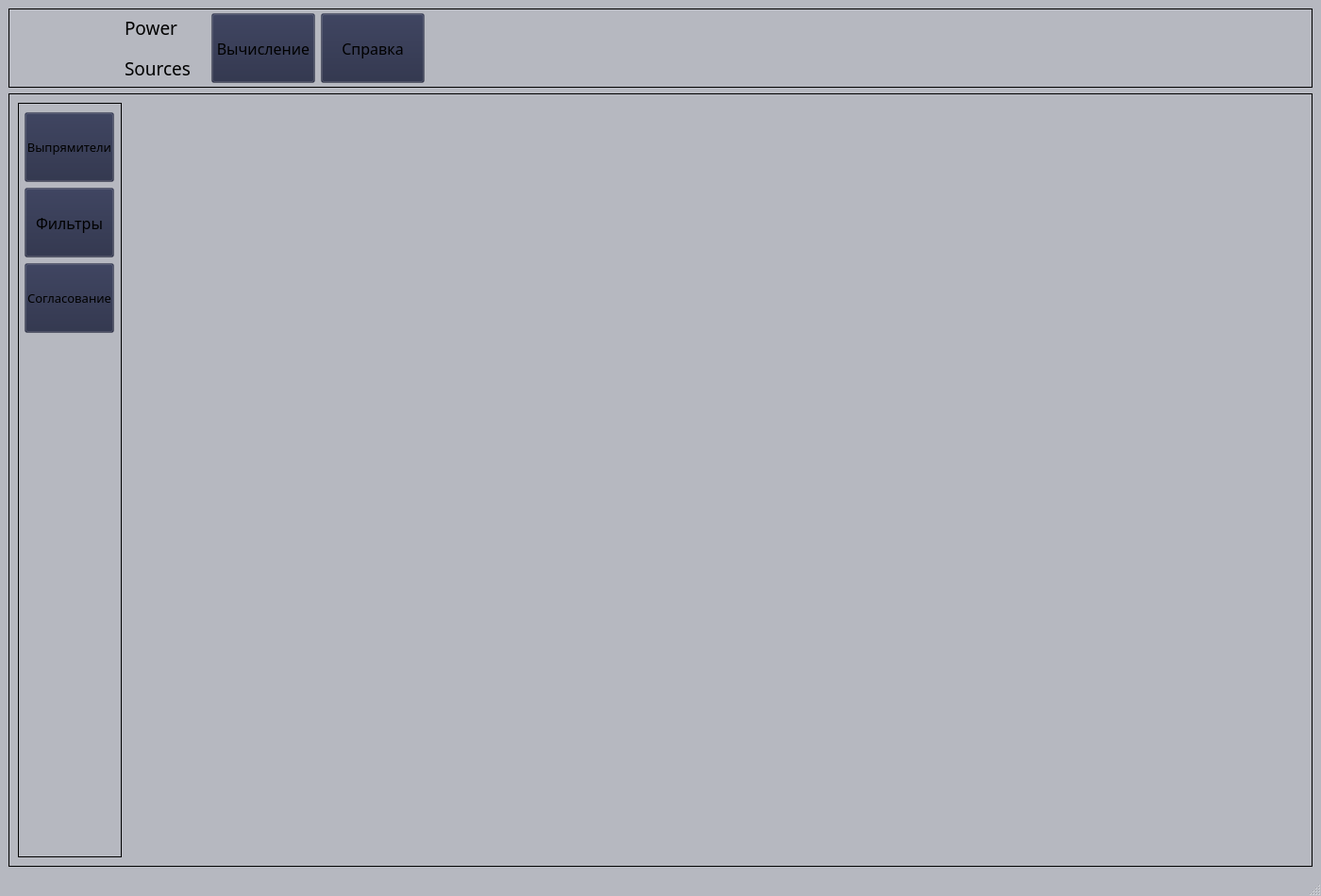
<?xml version="1.0" encoding="UTF-8"?>
<ui version="4.0">
 <class>MainPowerSources</class>
 <widget class="QMainWindow" name="MainPowerSources">
  <property name="windowModality">
   <enum>Qt::WindowModal</enum>
  </property>
  <property name="geometry">
   <rect>
    <x>0</x>
    <y>0</y>
    <width>1400</width>
    <height>950</height>
   </rect>
  </property>
  <property name="sizePolicy">
   <sizepolicy hsizetype="Fixed" vsizetype="Fixed">
    <horstretch>0</horstretch>
    <verstretch>0</verstretch>
   </sizepolicy>
  </property>
  <property name="minimumSize">
   <size>
    <width>1400</width>
    <height>950</height>
   </size>
  </property>
  <property name="palette">
   <palette>
    <active>
     <colorrole role="WindowText">
      <brush brushstyle="SolidPattern">
       <color alpha="255">
        <red>0</red>
        <green>0</green>
        <blue>0</blue>
       </color>
      </brush>
     </colorrole>
     <colorrole role="Button">
      <brush brushstyle="SolidPattern">
       <color alpha="85">
        <red>36</red>
        <green>41</green>
        <blue>67</blue>
       </color>
      </brush>
     </colorrole>
     <colorrole role="Midlight">
      <brush brushstyle="SolidPattern">
       <color alpha="255">
        <red>206</red>
        <green>206</green>
        <blue>206</blue>
       </color>
      </brush>
     </colorrole>
     <colorrole role="Dark">
      <brush brushstyle="SolidPattern">
       <color alpha="255">
        <red>167</red>
        <green>167</green>
        <blue>167</blue>
       </color>
      </brush>
     </colorrole>
     <colorrole role="Mid">
      <brush brushstyle="SolidPattern">
       <color alpha="255">
        <red>204</red>
        <green>204</green>
        <blue>204</blue>
       </color>
      </brush>
     </colorrole>
     <colorrole role="Text">
      <brush brushstyle="SolidPattern">
       <color alpha="255">
        <red>0</red>
        <green>0</green>
        <blue>0</blue>
       </color>
      </brush>
     </colorrole>
     <colorrole role="ButtonText">
      <brush brushstyle="SolidPattern">
       <color alpha="255">
        <red>0</red>
        <green>0</green>
        <blue>0</blue>
       </color>
      </brush>
     </colorrole>
     <colorrole role="Base">
      <brush brushstyle="SolidPattern">
       <color alpha="85">
        <red>36</red>
        <green>41</green>
        <blue>67</blue>
       </color>
      </brush>
     </colorrole>
     <colorrole role="Window">
      <brush brushstyle="SolidPattern">
       <color alpha="85">
        <red>36</red>
        <green>41</green>
        <blue>67</blue>
       </color>
      </brush>
     </colorrole>
     <colorrole role="Shadow">
      <brush brushstyle="SolidPattern">
       <color alpha="255">
        <red>0</red>
        <green>0</green>
        <blue>0</blue>
       </color>
      </brush>
     </colorrole>
     <colorrole role="AlternateBase">
      <brush brushstyle="SolidPattern">
       <color alpha="255">
        <red>223</red>
        <green>223</green>
        <blue>223</blue>
       </color>
      </brush>
     </colorrole>
     <colorrole role="PlaceholderText">
      <brush brushstyle="SolidPattern">
       <color alpha="128">
        <red>0</red>
        <green>0</green>
        <blue>0</blue>
       </color>
      </brush>
     </colorrole>
    </active>
    <inactive>
     <colorrole role="WindowText">
      <brush brushstyle="SolidPattern">
       <color alpha="255">
        <red>0</red>
        <green>0</green>
        <blue>0</blue>
       </color>
      </brush>
     </colorrole>
     <colorrole role="Button">
      <brush brushstyle="SolidPattern">
       <color alpha="85">
        <red>36</red>
        <green>41</green>
        <blue>67</blue>
       </color>
      </brush>
     </colorrole>
     <colorrole role="Midlight">
      <brush brushstyle="SolidPattern">
       <color alpha="255">
        <red>206</red>
        <green>206</green>
        <blue>206</blue>
       </color>
      </brush>
     </colorrole>
     <colorrole role="Dark">
      <brush brushstyle="SolidPattern">
       <color alpha="255">
        <red>167</red>
        <green>167</green>
        <blue>167</blue>
       </color>
      </brush>
     </colorrole>
     <colorrole role="Mid">
      <brush brushstyle="SolidPattern">
       <color alpha="255">
        <red>204</red>
        <green>204</green>
        <blue>204</blue>
       </color>
      </brush>
     </colorrole>
     <colorrole role="Text">
      <brush brushstyle="SolidPattern">
       <color alpha="255">
        <red>0</red>
        <green>0</green>
        <blue>0</blue>
       </color>
      </brush>
     </colorrole>
     <colorrole role="ButtonText">
      <brush brushstyle="SolidPattern">
       <color alpha="255">
        <red>0</red>
        <green>0</green>
        <blue>0</blue>
       </color>
      </brush>
     </colorrole>
     <colorrole role="Base">
      <brush brushstyle="SolidPattern">
       <color alpha="85">
        <red>36</red>
        <green>41</green>
        <blue>67</blue>
       </color>
      </brush>
     </colorrole>
     <colorrole role="Window">
      <brush brushstyle="SolidPattern">
       <color alpha="85">
        <red>36</red>
        <green>41</green>
        <blue>67</blue>
       </color>
      </brush>
     </colorrole>
     <colorrole role="Shadow">
      <brush brushstyle="SolidPattern">
       <color alpha="255">
        <red>0</red>
        <green>0</green>
        <blue>0</blue>
       </color>
      </brush>
     </colorrole>
     <colorrole role="AlternateBase">
      <brush brushstyle="SolidPattern">
       <color alpha="255">
        <red>223</red>
        <green>223</green>
        <blue>223</blue>
       </color>
      </brush>
     </colorrole>
     <colorrole role="PlaceholderText">
      <brush brushstyle="SolidPattern">
       <color alpha="128">
        <red>0</red>
        <green>0</green>
        <blue>0</blue>
       </color>
      </brush>
     </colorrole>
    </inactive>
    <disabled>
     <colorrole role="WindowText">
      <brush brushstyle="SolidPattern">
       <color alpha="255">
        <red>167</red>
        <green>167</green>
        <blue>167</blue>
       </color>
      </brush>
     </colorrole>
     <colorrole role="Button">
      <brush brushstyle="SolidPattern">
       <color alpha="85">
        <red>36</red>
        <green>41</green>
        <blue>67</blue>
       </color>
      </brush>
     </colorrole>
     <colorrole role="Midlight">
      <brush brushstyle="SolidPattern">
       <color alpha="255">
        <red>206</red>
        <green>206</green>
        <blue>206</blue>
       </color>
      </brush>
     </colorrole>
     <colorrole role="Dark">
      <brush brushstyle="SolidPattern">
       <color alpha="255">
        <red>167</red>
        <green>167</green>
        <blue>167</blue>
       </color>
      </brush>
     </colorrole>
     <colorrole role="Mid">
      <brush brushstyle="SolidPattern">
       <color alpha="255">
        <red>204</red>
        <green>204</green>
        <blue>204</blue>
       </color>
      </brush>
     </colorrole>
     <colorrole role="Text">
      <brush brushstyle="SolidPattern">
       <color alpha="255">
        <red>167</red>
        <green>167</green>
        <blue>167</blue>
       </color>
      </brush>
     </colorrole>
     <colorrole role="ButtonText">
      <brush brushstyle="SolidPattern">
       <color alpha="255">
        <red>167</red>
        <green>167</green>
        <blue>167</blue>
       </color>
      </brush>
     </colorrole>
     <colorrole role="Base">
      <brush brushstyle="SolidPattern">
       <color alpha="85">
        <red>36</red>
        <green>41</green>
        <blue>67</blue>
       </color>
      </brush>
     </colorrole>
     <colorrole role="Window">
      <brush brushstyle="SolidPattern">
       <color alpha="85">
        <red>36</red>
        <green>41</green>
        <blue>67</blue>
       </color>
      </brush>
     </colorrole>
     <colorrole role="Shadow">
      <brush brushstyle="SolidPattern">
       <color alpha="255">
        <red>0</red>
        <green>0</green>
        <blue>0</blue>
       </color>
      </brush>
     </colorrole>
     <colorrole role="AlternateBase">
      <brush brushstyle="SolidPattern">
       <color alpha="255">
        <red>223</red>
        <green>223</green>
        <blue>223</blue>
       </color>
      </brush>
     </colorrole>
     <colorrole role="PlaceholderText">
      <brush brushstyle="SolidPattern">
       <color alpha="128">
        <red>0</red>
        <green>0</green>
        <blue>0</blue>
       </color>
      </brush>
     </colorrole>
    </disabled>
   </palette>
  </property>
  <property name="windowTitle">
   <string>Calculation of power supply devices</string>
  </property>
  <property name="layoutDirection">
   <enum>Qt::LeftToRight</enum>
  </property>
  <property name="styleSheet">
   <string notr="true"/>
  </property>
  <property name="toolButtonStyle">
   <enum>Qt::ToolButtonTextBesideIcon</enum>
  </property>
  <widget class="QWidget" name="centralwidget">
   <layout class="QGridLayout" name="gridLayout">
    <item row="0" column="0">
     <layout class="QVBoxLayout" name="verticalLayout_2">
      <item>
       <widget class="QFrame" name="frame">
        <property name="enabled">
         <bool>true</bool>
        </property>
        <property name="sizePolicy">
         <sizepolicy hsizetype="Preferred" vsizetype="Maximum">
          <horstretch>0</horstretch>
          <verstretch>0</verstretch>
         </sizepolicy>
        </property>
        <property name="styleSheet">
         <string notr="true"/>
        </property>
        <property name="frameShape">
         <enum>QFrame::Box</enum>
        </property>
        <layout class="QHBoxLayout" name="horizontalLayout">
         <property name="spacing">
          <number>6</number>
         </property>
         <property name="sizeConstraint">
          <enum>QLayout::SetMinimumSize</enum>
         </property>
         <property name="leftMargin">
          <number>1</number>
         </property>
         <property name="topMargin">
          <number>1</number>
         </property>
         <property name="bottomMargin">
          <number>1</number>
         </property>
         <item>
          <spacer name="horizontalSpacer_2">
           <property name="orientation">
            <enum>Qt::Horizontal</enum>
           </property>
           <property name="sizeType">
            <enum>QSizePolicy::Fixed</enum>
           </property>
           <property name="sizeHint" stdset="0">
            <size>
             <width>10</width>
             <height>20</height>
            </size>
           </property>
          </spacer>
         </item>
         <item>
          <widget class="QLabel" name="label">
           <property name="sizePolicy">
            <sizepolicy hsizetype="Fixed" vsizetype="Fixed">
             <horstretch>0</horstretch>
             <verstretch>0</verstretch>
            </sizepolicy>
           </property>
           <property name="minimumSize">
            <size>
             <width>105</width>
             <height>80</height>
            </size>
           </property>
           <property name="maximumSize">
            <size>
             <width>105</width>
             <height>80</height>
            </size>
           </property>
           <property name="text">
            <string/>
           </property>
           <property name="pixmap">
            <pixmap>:/image/img/logo.png</pixmap>
           </property>
           <property name="scaledContents">
            <bool>true</bool>
           </property>
           <property name="alignment">
            <set>Qt::AlignCenter</set>
           </property>
          </widget>
         </item>
         <item>
          <layout class="QVBoxLayout" name="verticalLayout">
           <item>
            <widget class="QLabel" name="label1_NameProject">
             <property name="minimumSize">
              <size>
               <width>86</width>
               <height>0</height>
              </size>
             </property>
             <property name="maximumSize">
              <size>
               <width>86</width>
               <height>16777215</height>
              </size>
             </property>
             <property name="font">
              <font>
               <family>Segoe Script</family>
               <pointsize>14</pointsize>
              </font>
             </property>
             <property name="text">
              <string>Power</string>
             </property>
            </widget>
           </item>
           <item>
            <widget class="QLabel" name="label2_NameProject">
             <property name="minimumSize">
              <size>
               <width>86</width>
               <height>0</height>
              </size>
             </property>
             <property name="maximumSize">
              <size>
               <width>86</width>
               <height>16777215</height>
              </size>
             </property>
             <property name="font">
              <font>
               <family>Segoe Script</family>
               <pointsize>14</pointsize>
              </font>
             </property>
             <property name="text">
              <string>Sources</string>
             </property>
            </widget>
           </item>
          </layout>
         </item>
         <item>
          <widget class="QToolButton" name="PushButton_Calculate">
           <property name="sizePolicy">
            <sizepolicy hsizetype="Fixed" vsizetype="Fixed">
             <horstretch>0</horstretch>
             <verstretch>0</verstretch>
            </sizepolicy>
           </property>
           <property name="minimumSize">
            <size>
             <width>110</width>
             <height>74</height>
            </size>
           </property>
           <property name="maximumSize">
            <size>
             <width>110</width>
             <height>74</height>
            </size>
           </property>
           <property name="font">
            <font>
             <family>ГОСТ тип А</family>
             <pointsize>12</pointsize>
            </font>
           </property>
           <property name="styleSheet">
            <string notr="true"/>
           </property>
           <property name="text">
            <string>Вычисление</string>
           </property>
           <property name="icon">
            <iconset>
             <normaloff>:/image/img/ButtonCalculate.png</normaloff>:/image/img/ButtonCalculate.png</iconset>
           </property>
           <property name="iconSize">
            <size>
             <width>48</width>
             <height>48</height>
            </size>
           </property>
           <property name="toolButtonStyle">
            <enum>Qt::ToolButtonTextUnderIcon</enum>
           </property>
          </widget>
         </item>
         <item>
          <widget class="QToolButton" name="PushButton_Reference">
           <property name="sizePolicy">
            <sizepolicy hsizetype="Fixed" vsizetype="Fixed">
             <horstretch>0</horstretch>
             <verstretch>0</verstretch>
            </sizepolicy>
           </property>
           <property name="minimumSize">
            <size>
             <width>110</width>
             <height>74</height>
            </size>
           </property>
           <property name="maximumSize">
            <size>
             <width>110</width>
             <height>74</height>
            </size>
           </property>
           <property name="font">
            <font>
             <family>ГОСТ тип А</family>
             <pointsize>12</pointsize>
            </font>
           </property>
           <property name="styleSheet">
            <string notr="true"/>
           </property>
           <property name="text">
            <string>Справка</string>
           </property>
           <property name="icon">
            <iconset>
             <normaloff>:/image/img/ButtonData.png</normaloff>:/image/img/ButtonData.png</iconset>
           </property>
           <property name="iconSize">
            <size>
             <width>48</width>
             <height>48</height>
            </size>
           </property>
           <property name="toolButtonStyle">
            <enum>Qt::ToolButtonTextUnderIcon</enum>
           </property>
          </widget>
         </item>
         <item>
          <widget class="QSplitter" name="splitter">
           <property name="sizePolicy">
            <sizepolicy hsizetype="Fixed" vsizetype="Preferred">
             <horstretch>0</horstretch>
             <verstretch>0</verstretch>
            </sizepolicy>
           </property>
           <property name="frameShape">
            <enum>QFrame::NoFrame</enum>
           </property>
           <property name="orientation">
            <enum>Qt::Horizontal</enum>
           </property>
          </widget>
         </item>
         <item>
          <spacer name="horizontalSpacer">
           <property name="orientation">
            <enum>Qt::Horizontal</enum>
           </property>
           <property name="sizeHint" stdset="0">
            <size>
             <width>40</width>
             <height>20</height>
            </size>
           </property>
          </spacer>
         </item>
        </layout>
       </widget>
      </item>
      <item>
       <widget class="QStackedWidget" name="StackedWidget_Main">
        <property name="sizePolicy">
         <sizepolicy hsizetype="Preferred" vsizetype="Preferred">
          <horstretch>0</horstretch>
          <verstretch>0</verstretch>
         </sizepolicy>
        </property>
        <property name="minimumSize">
         <size>
          <width>0</width>
          <height>400</height>
         </size>
        </property>
        <property name="layoutDirection">
         <enum>Qt::LeftToRight</enum>
        </property>
        <property name="autoFillBackground">
         <bool>false</bool>
        </property>
        <property name="frameShape">
         <enum>QFrame::Panel</enum>
        </property>
        <property name="midLineWidth">
         <number>0</number>
        </property>
        <property name="currentIndex">
         <number>1</number>
        </property>
        <widget class="QWidget" name="Page_SettingCalculate">
         <layout class="QGridLayout" name="gridLayout_3">
          <item row="0" column="0">
           <layout class="QHBoxLayout" name="horizontalLayout_4">
            <item>
             <widget class="QFrame" name="Frame_SettingCalculate">
              <property name="sizePolicy">
               <sizepolicy hsizetype="Minimum" vsizetype="Preferred">
                <horstretch>0</horstretch>
                <verstretch>0</verstretch>
               </sizepolicy>
              </property>
              <property name="minimumSize">
               <size>
                <width>100</width>
                <height>0</height>
               </size>
              </property>
              <property name="maximumSize">
               <size>
                <width>100</width>
                <height>16777215</height>
               </size>
              </property>
              <property name="frameShape">
               <enum>QFrame::Panel</enum>
              </property>
              <layout class="QVBoxLayout" name="verticalLayout_4">
               <property name="leftMargin">
                <number>6</number>
               </property>
               <item>
                <widget class="QToolButton" name="PushButton_Data">
                 <property name="minimumSize">
                  <size>
                   <width>86</width>
                   <height>74</height>
                  </size>
                 </property>
                 <property name="maximumSize">
                  <size>
                   <width>86</width>
                   <height>74</height>
                  </size>
                 </property>
                 <property name="font">
                  <font>
                   <family>ГОСТ тип А</family>
                   <pointsize>12</pointsize>
                  </font>
                 </property>
                 <property name="styleSheet">
                  <string notr="true"/>
                 </property>
                 <property name="text">
                  <string>Теория</string>
                 </property>
                 <property name="icon">
                  <iconset>
                   <normaloff>:/image/img/ButtonTeor.png</normaloff>:/image/img/ButtonTeor.png</iconset>
                 </property>
                 <property name="iconSize">
                  <size>
                   <width>55</width>
                   <height>55</height>
                  </size>
                 </property>
                 <property name="toolButtonStyle">
                  <enum>Qt::ToolButtonTextUnderIcon</enum>
                 </property>
                </widget>
               </item>
               <item>
                <widget class="QToolButton" name="PushButton_Tables">
                 <property name="minimumSize">
                  <size>
                   <width>86</width>
                   <height>74</height>
                  </size>
                 </property>
                 <property name="maximumSize">
                  <size>
                   <width>86</width>
                   <height>74</height>
                  </size>
                 </property>
                 <property name="font">
                  <font>
                   <family>ГОСТ тип А</family>
                   <pointsize>12</pointsize>
                  </font>
                 </property>
                 <property name="styleSheet">
                  <string notr="true"/>
                 </property>
                 <property name="text">
                  <string>Таблицы</string>
                 </property>
                 <property name="icon">
                  <iconset>
                   <normaloff>:/image/img/ButtonTable.jpg</normaloff>:/image/img/ButtonTable.jpg</iconset>
                 </property>
                 <property name="iconSize">
                  <size>
                   <width>45</width>
                   <height>45</height>
                  </size>
                 </property>
                 <property name="autoExclusive">
                  <bool>false</bool>
                 </property>
                 <property name="popupMode">
                  <enum>QToolButton::DelayedPopup</enum>
                 </property>
                 <property name="toolButtonStyle">
                  <enum>Qt::ToolButtonTextUnderIcon</enum>
                 </property>
                 <property name="autoRaise">
                  <bool>false</bool>
                 </property>
                 <property name="arrowType">
                  <enum>Qt::NoArrow</enum>
                 </property>
                </widget>
               </item>
               <item>
                <spacer name="verticalSpacer_3">
                 <property name="orientation">
                  <enum>Qt::Vertical</enum>
                 </property>
                 <property name="sizeHint" stdset="0">
                  <size>
                   <width>20</width>
                   <height>40</height>
                  </size>
                 </property>
                </spacer>
               </item>
              </layout>
             </widget>
            </item>
            <item>
             <widget class="QFrame" name="horizontalFrame_2">
              <property name="frameShape">
               <enum>QFrame::StyledPanel</enum>
              </property>
              <layout class="QHBoxLayout" name="horizontalLayout_5"/>
             </widget>
            </item>
           </layout>
          </item>
         </layout>
        </widget>
        <widget class="QWidget" name="Page_UsingData">
         <layout class="QGridLayout" name="gridLayout_2">
          <item row="0" column="0">
           <layout class="QHBoxLayout" name="horizontalLayout_3">
            <item>
             <widget class="QFrame" name="Frame_UsingData">
              <property name="sizePolicy">
               <sizepolicy hsizetype="Fixed" vsizetype="Preferred">
                <horstretch>0</horstretch>
                <verstretch>0</verstretch>
               </sizepolicy>
              </property>
              <property name="minimumSize">
               <size>
                <width>110</width>
                <height>0</height>
               </size>
              </property>
              <property name="maximumSize">
               <size>
                <width>110</width>
                <height>16777215</height>
               </size>
              </property>
              <property name="frameShape">
               <enum>QFrame::Panel</enum>
              </property>
              <layout class="QVBoxLayout" name="verticalLayout_3">
               <property name="leftMargin">
                <number>6</number>
               </property>
               <item>
                <widget class="QToolButton" name="PushButton_Rectifiers">
                 <property name="sizePolicy">
                  <sizepolicy hsizetype="Fixed" vsizetype="Fixed">
                   <horstretch>0</horstretch>
                   <verstretch>0</verstretch>
                  </sizepolicy>
                 </property>
                 <property name="minimumSize">
                  <size>
                   <width>95</width>
                   <height>74</height>
                  </size>
                 </property>
                 <property name="maximumSize">
                  <size>
                   <width>95</width>
                   <height>74</height>
                  </size>
                 </property>
                 <property name="font">
                  <font>
                   <family>ГОСТ тип А</family>
                   <pointsize>10</pointsize>
                  </font>
                 </property>
                 <property name="styleSheet">
                  <string notr="true"/>
                 </property>
                 <property name="text">
                  <string>Выпрямители</string>
                 </property>
                 <property name="icon">
                  <iconset>
                   <normaloff>:/image/img/ButtonRectifiers.png</normaloff>:/image/img/ButtonRectifiers.png</iconset>
                 </property>
                 <property name="iconSize">
                  <size>
                   <width>50</width>
                   <height>50</height>
                  </size>
                 </property>
                 <property name="autoRepeat">
                  <bool>false</bool>
                 </property>
                 <property name="autoExclusive">
                  <bool>false</bool>
                 </property>
                 <property name="popupMode">
                  <enum>QToolButton::DelayedPopup</enum>
                 </property>
                 <property name="toolButtonStyle">
                  <enum>Qt::ToolButtonTextUnderIcon</enum>
                 </property>
                 <property name="arrowType">
                  <enum>Qt::NoArrow</enum>
                 </property>
                </widget>
               </item>
               <item>
                <widget class="QToolButton" name="PushButton_Filters">
                 <property name="sizePolicy">
                  <sizepolicy hsizetype="Fixed" vsizetype="Fixed">
                   <horstretch>0</horstretch>
                   <verstretch>0</verstretch>
                  </sizepolicy>
                 </property>
                 <property name="minimumSize">
                  <size>
                   <width>95</width>
                   <height>74</height>
                  </size>
                 </property>
                 <property name="maximumSize">
                  <size>
                   <width>95</width>
                   <height>74</height>
                  </size>
                 </property>
                 <property name="font">
                  <font>
                   <family>ГОСТ тип А</family>
                   <pointsize>12</pointsize>
                  </font>
                 </property>
                 <property name="styleSheet">
                  <string notr="true"/>
                 </property>
                 <property name="text">
                  <string>Фильтры</string>
                 </property>
                 <property name="icon">
                  <iconset>
                   <normaloff>:/image/img/ButtonFilters.png</normaloff>:/image/img/ButtonFilters.png</iconset>
                 </property>
                 <property name="iconSize">
                  <size>
                   <width>50</width>
                   <height>50</height>
                  </size>
                 </property>
                 <property name="toolButtonStyle">
                  <enum>Qt::ToolButtonTextUnderIcon</enum>
                 </property>
                </widget>
               </item>
               <item>
                <widget class="QToolButton" name="PushButton_Matching">
                 <property name="minimumSize">
                  <size>
                   <width>95</width>
                   <height>74</height>
                  </size>
                 </property>
                 <property name="maximumSize">
                  <size>
                   <width>95</width>
                   <height>74</height>
                  </size>
                 </property>
                 <property name="font">
                  <font>
                   <family>ГОСТ тип А</family>
                   <pointsize>10</pointsize>
                  </font>
                 </property>
                 <property name="text">
                  <string>Согласование</string>
                 </property>
                 <property name="icon">
                  <iconset>
                   <normaloff>:/image/img/ButtonMatching.jpg</normaloff>:/image/img/ButtonMatching.jpg</iconset>
                 </property>
                 <property name="iconSize">
                  <size>
                   <width>55</width>
                   <height>55</height>
                  </size>
                 </property>
                 <property name="checkable">
                  <bool>false</bool>
                 </property>
                 <property name="autoRepeat">
                  <bool>false</bool>
                 </property>
                 <property name="autoExclusive">
                  <bool>false</bool>
                 </property>
                 <property name="toolButtonStyle">
                  <enum>Qt::ToolButtonTextUnderIcon</enum>
                 </property>
                </widget>
               </item>
               <item>
                <spacer name="verticalSpacer">
                 <property name="orientation">
                  <enum>Qt::Vertical</enum>
                 </property>
                 <property name="sizeHint" stdset="0">
                  <size>
                   <width>20</width>
                   <height>40</height>
                  </size>
                 </property>
                </spacer>
               </item>
              </layout>
             </widget>
            </item>
            <item>
             <widget class="QFrame" name="horizontalFrame_page1">
              <property name="styleSheet">
               <string notr="true"/>
              </property>
              <property name="frameShape">
               <enum>QFrame::NoFrame</enum>
              </property>
              <layout class="QHBoxLayout" name="horizontalLayout_2"/>
             </widget>
            </item>
           </layout>
          </item>
         </layout>
        </widget>
       </widget>
      </item>
      <item>
       <spacer name="verticalSpacer_2">
        <property name="orientation">
         <enum>Qt::Vertical</enum>
        </property>
        <property name="sizeType">
         <enum>QSizePolicy::Minimum</enum>
        </property>
        <property name="sizeHint" stdset="0">
         <size>
          <width>683</width>
          <height>0</height>
         </size>
        </property>
       </spacer>
      </item>
     </layout>
    </item>
   </layout>
  </widget>
  <widget class="QMenuBar" name="menubar">
   <property name="geometry">
    <rect>
     <x>0</x>
     <y>0</y>
     <width>1400</width>
     <height>21</height>
    </rect>
   </property>
  </widget>
  <widget class="QStatusBar" name="statusbar"/>
 </widget>
 <resources/>
 <connections/>
</ui>
